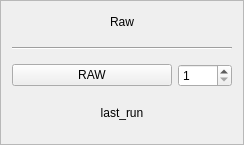
     <widget class="QFrame" name="frame_7">
      <property name="sizePolicy">
       <sizepolicy hsizetype="Minimum" vsizetype="Preferred">
        <horstretch>0</horstretch>
        <verstretch>0</verstretch>
       </sizepolicy>
      </property>
      <property name="minimumSize">
       <size>
        <width>100</width>
        <height>0</height>
       </size>
      </property>
      <property name="frameShape">
       <enum>QFrame::Shape::StyledPanel</enum>
      </property>
      <property name="frameShadow">
       <enum>QFrame::Shadow::Raised</enum>
      </property>
      <layout class="QVBoxLayout" name="verticalLayout_8">
       <item alignment="Qt::AlignmentFlag::AlignHCenter|Qt::AlignmentFlag::AlignVCenter">
        <widget class="QLabel" name="raw_label">
         <property name="sizePolicy">
          <sizepolicy hsizetype="Minimum" vsizetype="Fixed">
           <horstretch>0</horstretch>
           <verstretch>0</verstretch>
          </sizepolicy>
         </property>
         <property name="minimumSize">
          <size>
           <width>60</width>
           <height>20</height>
          </size>
         </property>
         <property name="text">
          <string>Raw</string>
         </property>
         <property name="alignment">
          <set>Qt::AlignmentFlag::AlignCenter</set>
         </property>
        </widget>
       </item>
       <item>
        <widget class="Line" name="line_9">
         <property name="sizePolicy">
          <sizepolicy hsizetype="Minimum" vsizetype="Minimum">
           <horstretch>0</horstretch>
           <verstretch>0</verstretch>
          </sizepolicy>
         </property>
         <property name="minimumSize">
          <size>
           <width>60</width>
           <height>20</height>
          </size>
         </property>
         <property name="orientation">
          <enum>Qt::Orientation::Horizontal</enum>
         </property>
        </widget>
       </item>
       <item>
        <layout class="QHBoxLayout" name="horizontalLayout_2">
         <item>
          <widget class="QPushButton" name="raw_btn">
           <property name="sizePolicy">
            <sizepolicy hsizetype="Minimum" vsizetype="Fixed">
             <horstretch>0</horstretch>
             <verstretch>0</verstretch>
            </sizepolicy>
           </property>
           <property name="minimumSize">
            <size>
             <width>160</width>
             <height>20</height>
            </size>
           </property>
           <property name="text">
            <string>RAW</string>
           </property>
           <attribute name="buttonGroup">
            <string notr="true">buttonGroup</string>
           </attribute>
          </widget>
         </item>
         <item>
          <widget class="QSpinBox" name="raw_runs_spinBox">
           <property name="sizePolicy">
            <sizepolicy hsizetype="Minimum" vsizetype="Minimum">
             <horstretch>0</horstretch>
             <verstretch>0</verstretch>
            </sizepolicy>
           </property>
           <property name="minimumSize">
            <size>
             <width>0</width>
             <height>20</height>
            </size>
           </property>
           <property name="minimum">
            <number>1</number>
           </property>
           <property name="maximum">
            <number>1000</number>
           </property>
          </widget>
         </item>
        </layout>
       </item>
       <item>
        <widget class="QLabel" name="raw_lastrun_label">
         <property name="sizePolicy">
          <sizepolicy hsizetype="Minimum" vsizetype="Minimum">
           <horstretch>0</horstretch>
           <verstretch>0</verstretch>
          </sizepolicy>
         </property>
         <property name="minimumSize">
          <size>
           <width>60</width>
           <height>40</height>
          </size>
         </property>
         <property name="text">
          <string>last_run</string>
         </property>
         <property name="alignment">
          <set>Qt::AlignmentFlag::AlignCenter</set>
         </property>
         <property name="wordWrap">
          <bool>true</bool>
         </property>
        </widget>
       </item>
      </layout>
     </widget>
